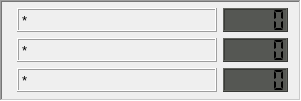
   <widget class="QFrame" name="Temperature_frame">
    <property name="geometry">
     <rect>
      <x>650</x>
      <y>180</y>
      <width>301</width>
      <height>101</height>
     </rect>
    </property>
    <property name="frameShape">
     <enum>QFrame::WinPanel</enum>
    </property>
    <property name="frameShadow">
     <enum>QFrame::Sunken</enum>
    </property>
    <widget class="QWidget" name="layoutWidget">
     <property name="geometry">
      <rect>
       <x>17</x>
       <y>6</y>
       <width>271</width>
       <height>88</height>
      </rect>
     </property>
     <layout class="QGridLayout" name="gridLayout_5">
      <item row="0" column="0">
       <layout class="QVBoxLayout" name="verticalLayout_7">
        <item>
         <widget class="QLabel" name="TempSensor1_label">
          <property name="font">
           <font>
            <pointsize>10</pointsize>
           </font>
          </property>
          <property name="frameShape">
           <enum>QFrame::Box</enum>
          </property>
          <property name="frameShadow">
           <enum>QFrame::Raised</enum>
          </property>
          <property name="text">
           <string>*</string>
          </property>
          <property name="scaledContents">
           <bool>false</bool>
          </property>
          <property name="alignment">
           <set>Qt::AlignLeading|Qt::AlignLeft|Qt::AlignVCenter</set>
          </property>
         </widget>
        </item>
        <item>
         <widget class="QLabel" name="TempSensor2_label">
          <property name="font">
           <font>
            <pointsize>10</pointsize>
           </font>
          </property>
          <property name="frameShape">
           <enum>QFrame::Box</enum>
          </property>
          <property name="frameShadow">
           <enum>QFrame::Raised</enum>
          </property>
          <property name="text">
           <string>*</string>
          </property>
          <property name="alignment">
           <set>Qt::AlignLeading|Qt::AlignLeft|Qt::AlignVCenter</set>
          </property>
         </widget>
        </item>
        <item>
         <widget class="QLabel" name="TempSensor3_label">
          <property name="font">
           <font>
            <pointsize>10</pointsize>
           </font>
          </property>
          <property name="frameShape">
           <enum>QFrame::Box</enum>
          </property>
          <property name="frameShadow">
           <enum>QFrame::Raised</enum>
          </property>
          <property name="text">
           <string>*</string>
          </property>
          <property name="alignment">
           <set>Qt::AlignLeading|Qt::AlignLeft|Qt::AlignVCenter</set>
          </property>
         </widget>
        </item>
       </layout>
      </item>
      <item row="0" column="1">
       <layout class="QVBoxLayout" name="verticalLayout_17">
        <item>
         <widget class="QLCDNumber" name="TempSensor1_lcdNumber">
          <property name="minimumSize">
           <size>
            <width>65</width>
            <height>24</height>
           </size>
          </property>
          <property name="maximumSize">
           <size>
            <width>65</width>
            <height>24</height>
           </size>
          </property>
          <property name="font">
           <font>
            <pointsize>9</pointsize>
            <weight>75</weight>
            <bold>true</bold>
           </font>
          </property>
          <property name="styleSheet">
           <string notr="true">QLCDNumber{
background-color: rgb( 85, 87, 83 );
}</string>
          </property>
          <property name="frameShadow">
           <enum>QFrame::Raised</enum>
          </property>
          <property name="segmentStyle">
           <enum>QLCDNumber::Flat</enum>
          </property>
          <property name="value" stdset="0">
           <double>0.000000000000000</double>
          </property>
         </widget>
        </item>
        <item>
         <widget class="QLCDNumber" name="TempSensor2_lcdNumber">
          <property name="minimumSize">
           <size>
            <width>65</width>
            <height>24</height>
           </size>
          </property>
          <property name="maximumSize">
           <size>
            <width>65</width>
            <height>24</height>
           </size>
          </property>
          <property name="font">
           <font>
            <pointsize>9</pointsize>
            <weight>75</weight>
            <bold>true</bold>
           </font>
          </property>
          <property name="styleSheet">
           <string notr="true">QLCDNumber{
background-color: rgb( 85, 87, 83 );
}</string>
          </property>
          <property name="frameShadow">
           <enum>QFrame::Raised</enum>
          </property>
          <property name="segmentStyle">
           <enum>QLCDNumber::Flat</enum>
          </property>
          <property name="value" stdset="0">
           <double>0.000000000000000</double>
          </property>
         </widget>
        </item>
        <item>
         <widget class="QLCDNumber" name="TempSensor3_lcdNumber">
          <property name="minimumSize">
           <size>
            <width>60</width>
            <height>24</height>
           </size>
          </property>
          <property name="maximumSize">
           <size>
            <width>65</width>
            <height>24</height>
           </size>
          </property>
          <property name="font">
           <font>
            <pointsize>9</pointsize>
            <weight>75</weight>
            <bold>true</bold>
           </font>
          </property>
          <property name="styleSheet">
           <string notr="true">QLCDNumber{
background-color: rgb( 85, 87, 83 );
}</string>
          </property>
          <property name="frameShadow">
           <enum>QFrame::Raised</enum>
          </property>
          <property name="segmentStyle">
           <enum>QLCDNumber::Flat</enum>
          </property>
          <property name="value" stdset="0">
           <double>0.000000000000000</double>
          </property>
         </widget>
        </item>
       </layout>
      </item>
     </layout>
    </widget>
   </widget>
